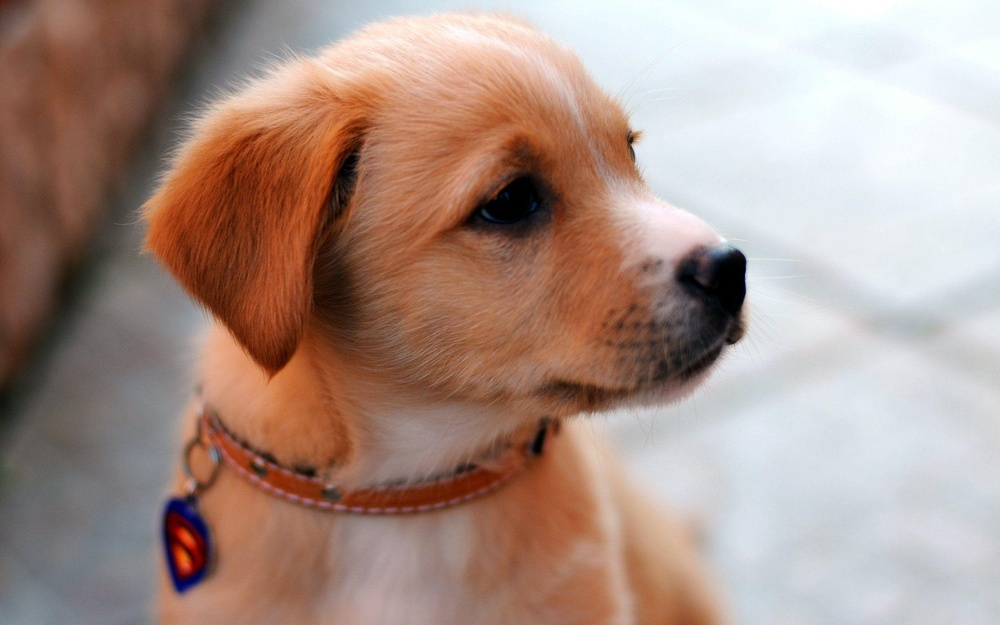
#> input picture Task_4_Pencil sketch with python/puppy.jpg, 1000 x 625 px, shrunk from 2560 x 1600 before the run
$ jupyter execute 'Jupyter notebook.ipynb'
#> lines starting #> are read from the running program, lines starting #| are printed output that depends on the picture
[cell 1]
import cv2
import numpy as np
from matplotlib import pyplot as plt

## Read the image in RGB format

[cell 2]
image_path = 'puppy.jpg'  # Replace 'path_to_image.jpg' with the actual path to your image
image = cv2.imread(image_path, cv2.IMREAD_COLOR)
#> image is the input picture: shape (625, 1000, 3); mean B, G, R 135.5, 145.5, 170

## Display the original image

[cell 3]
plt.figure(figsize=(8, 8))
plt.imshow(cv2.cvtColor(image, cv2.COLOR_BGR2RGB))
plt.title('Original Image')
plt.axis('off')
plt.show()

## Convert the image to grayscale

[cell 4]
gray_image = cv2.cvtColor(image, cv2.COLOR_BGR2GRAY)
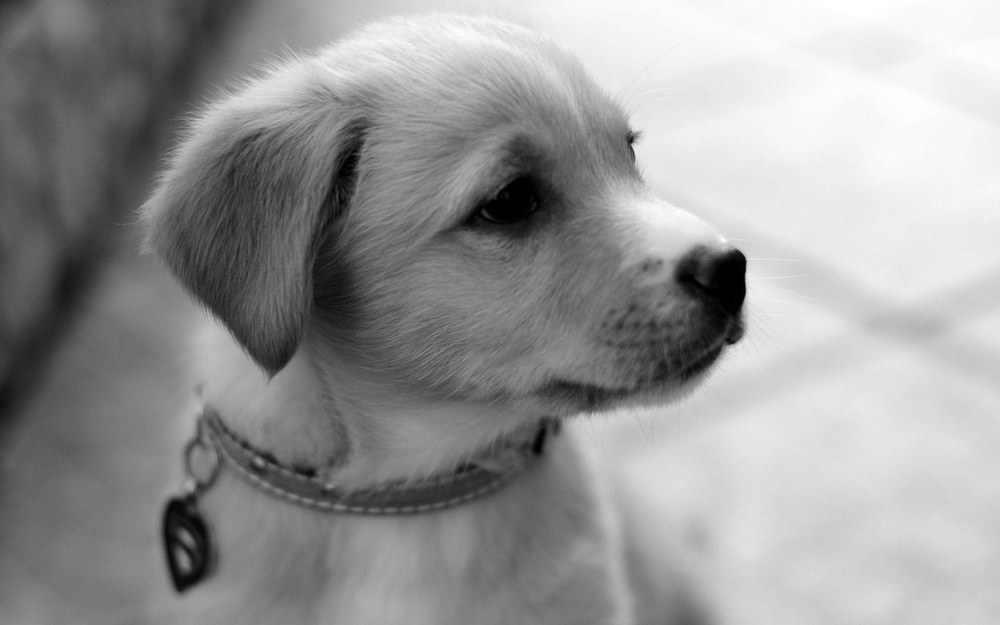
#> gray_image: shape (625, 1000); min 0, max 255, mean 151.7

## Invert the grayscale image (negative image)

[cell 5]
inverted_image = cv2.bitwise_not(gray_image)
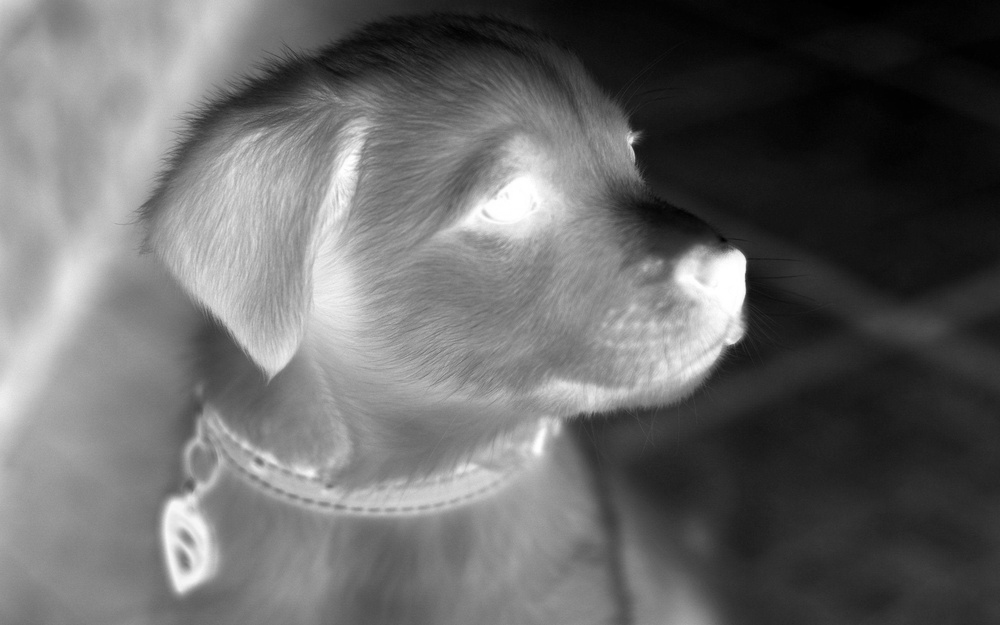
#> inverted_image: shape (625, 1000); min 0, max 255, mean 103.3

## Blur the inverted image

[cell 6]
blurred_image = cv2.GaussianBlur(inverted_image, (21, 21), sigmaX=0)

[cell 7]
# Step 6: Adjust the intensity of the blurred image
adjusted_blurred = cv2.addWeighted(blurred_image, 1.5, np.zeros_like(blurred_image), 0, 0)
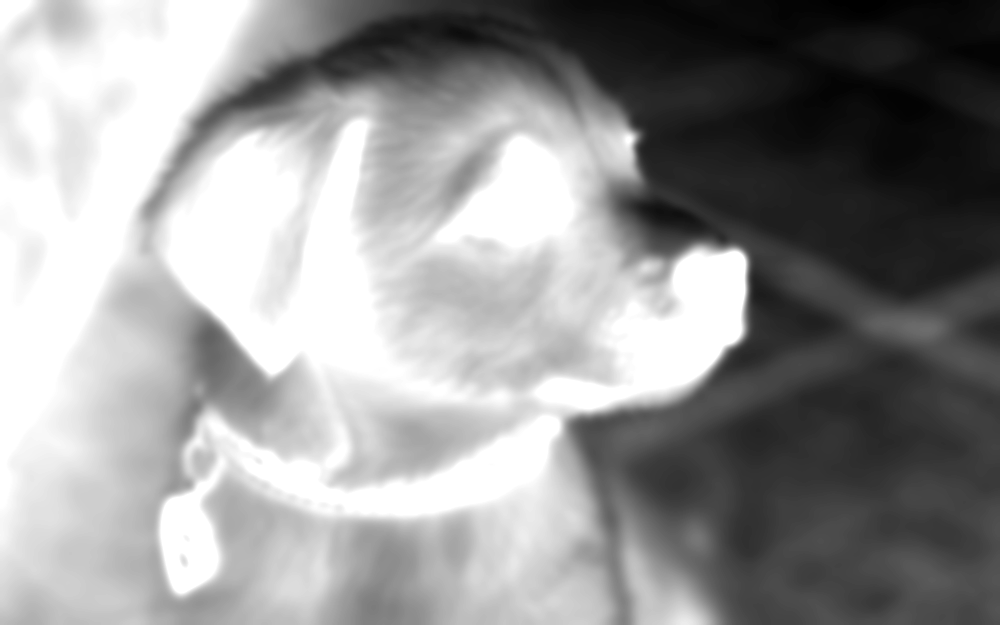
#> adjusted_blurred: shape (625, 1000); min 0, max 255, mean 149

## Create the pencil sketch by dividing the grayscale image by the inverted blurred image

[cell 8]
pencil_sketch = cv2.divide(gray_image, 255 - adjusted_blurred, scale=256.0)
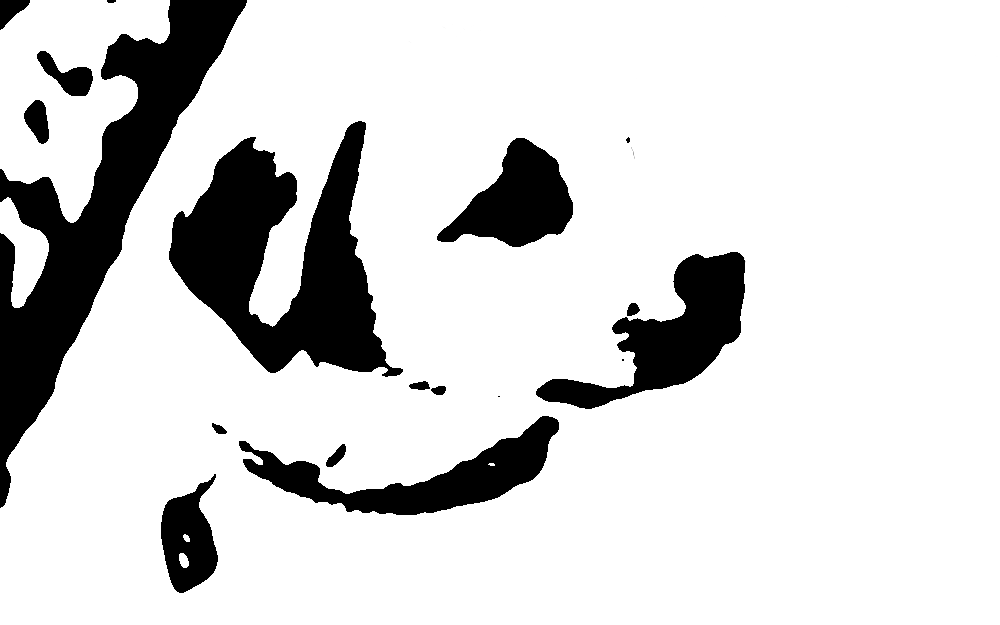
#> pencil_sketch: shape (625, 1000); min 0, max 255, mean 214.3
plt.figure(figsize=(8, 8))
plt.imshow(pencil_sketch, cmap='gray')
plt.title('Pencil Sketch')
plt.axis('off')
plt.show()

$ run again, with Task_4_Pencil sketch with python/dog.jpg copied over Task_4_Pencil sketch with python/puppy.jpg
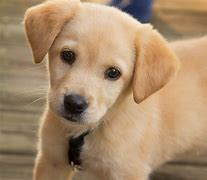
#> input picture Task_4_Pencil sketch with python/dog.jpg, 207 x 180 px
#> image is the input picture: shape (180, 207, 3); mean B, G, R 108.6, 139.6, 168.3
#> `adjusted_blurred = cv2.addWeighted(blurred_image, 1.5, np.zeros_like(b..`:
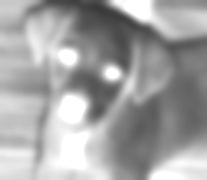
#> adjusted_blurred: shape (180, 207); min 57, max 255, mean 163.4
#> `pencil_sketch = cv2.divide(gray_image, 255 - adjusted_blurred, scale=2..`:
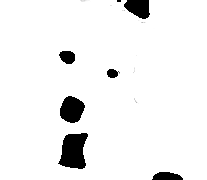
#> pencil_sketch: shape (180, 207); min 0, max 255, mean 240.7

$ run again, with Task_4_Pencil sketch with python/flamingo.jpg copied over Task_4_Pencil sketch with python/puppy.jpg
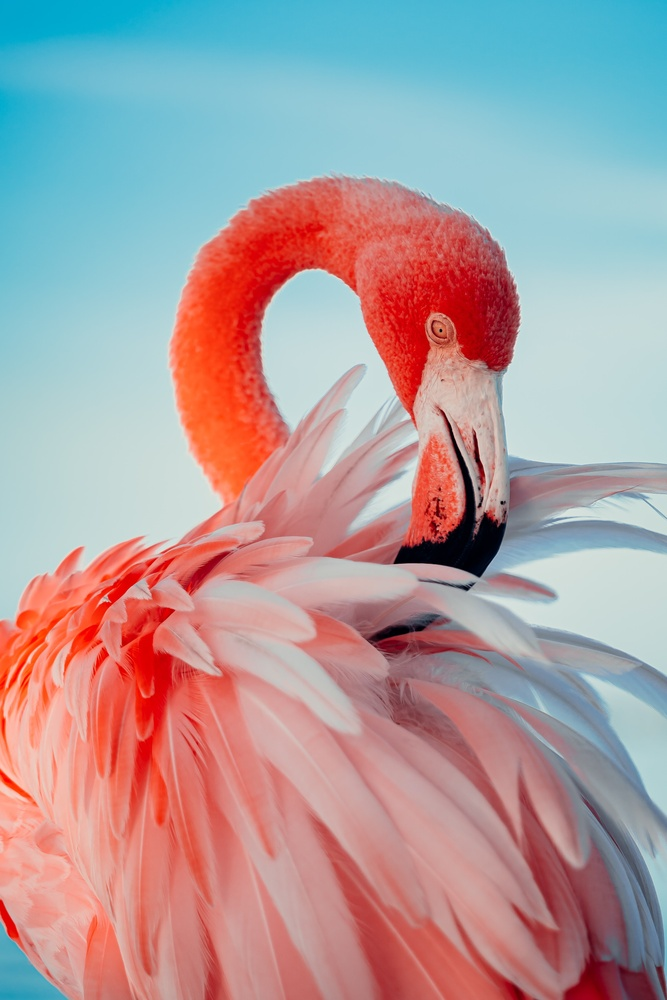
#> input picture Task_4_Pencil sketch with python/flamingo.jpg, 667 x 1000 px, shrunk from 3091 x 4636 before the run
#> image is the input picture: shape (1000, 667, 3); mean B, G, R 157.6, 155.2, 173
#> `adjusted_blurred = cv2.addWeighted(blurred_image, 1.5, np.zeros_like(b..`:
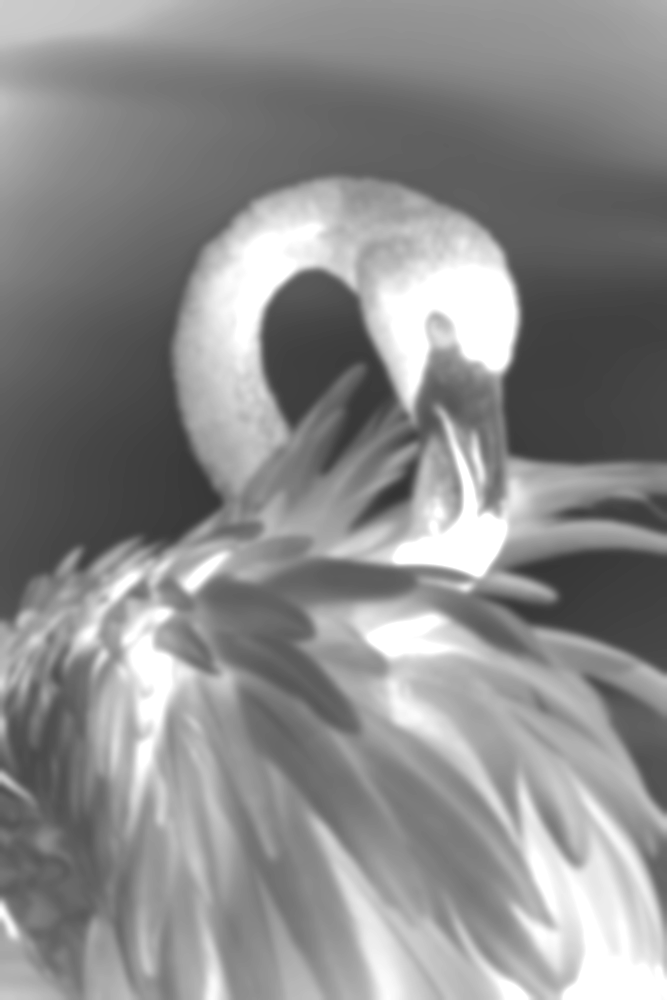
#> adjusted_blurred: shape (1000, 667); min 52, max 255, mean 139.8
#> `pencil_sketch = cv2.divide(gray_image, 255 - adjusted_blurred, scale=2..`:
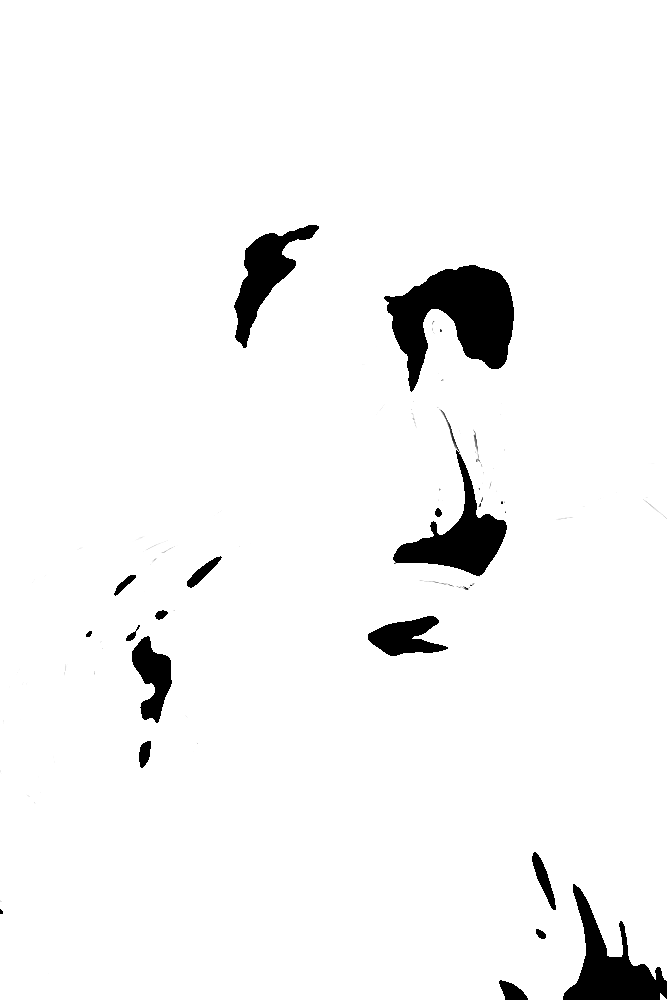
#> pencil_sketch: shape (1000, 667); min 0, max 255, mean 244.6

$ run again, with Task_4_Pencil sketch with python/husky.jpg copied over Task_4_Pencil sketch with python/puppy.jpg
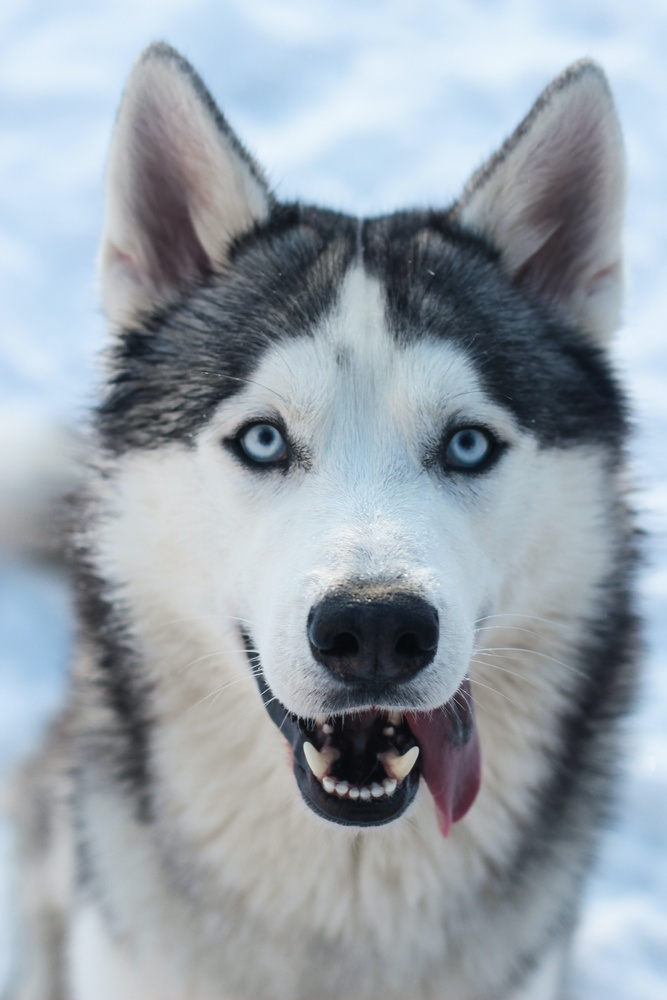
#> input picture Task_4_Pencil sketch with python/husky.jpg, 667 x 1000 px, shrunk from 3456 x 5184 before the run
#> image is the input picture: shape (1000, 667, 3); mean B, G, R 171, 162.1, 152.6
#> `adjusted_blurred = cv2.addWeighted(blurred_image, 1.5, np.zeros_like(b..`:
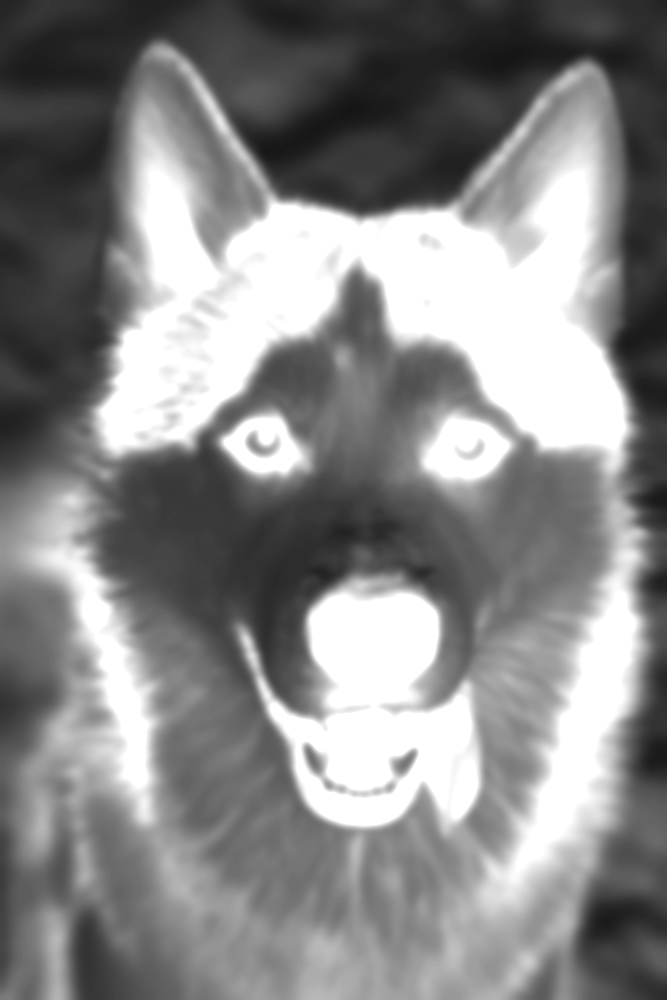
#> adjusted_blurred: shape (1000, 667); min 21, max 255, mean 135.4
#> `pencil_sketch = cv2.divide(gray_image, 255 - adjusted_blurred, scale=2..`:
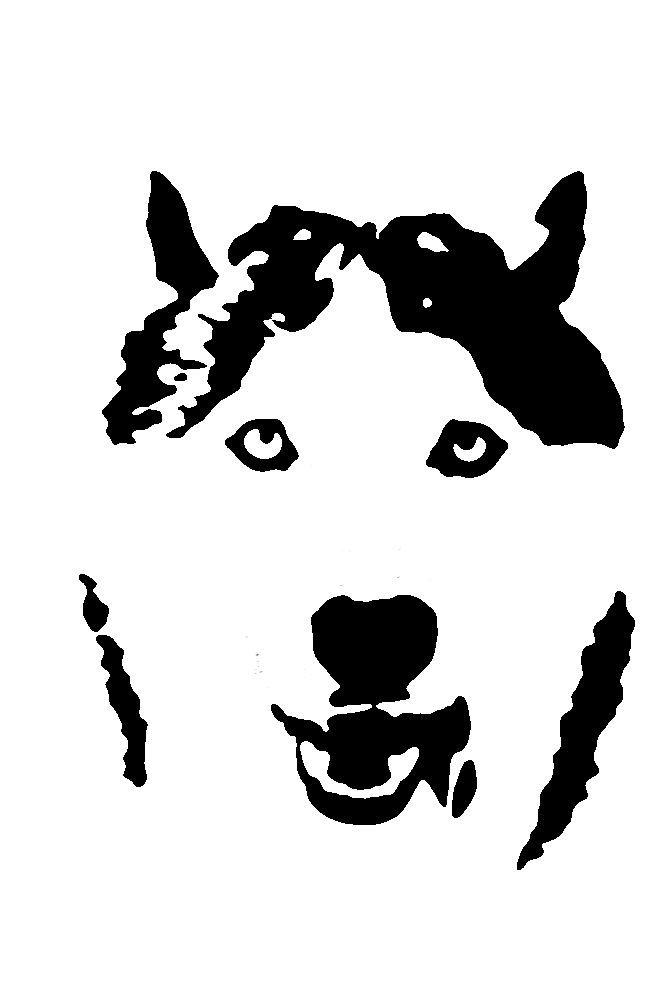
#> pencil_sketch: shape (1000, 667); min 0, max 255, mean 214.7
